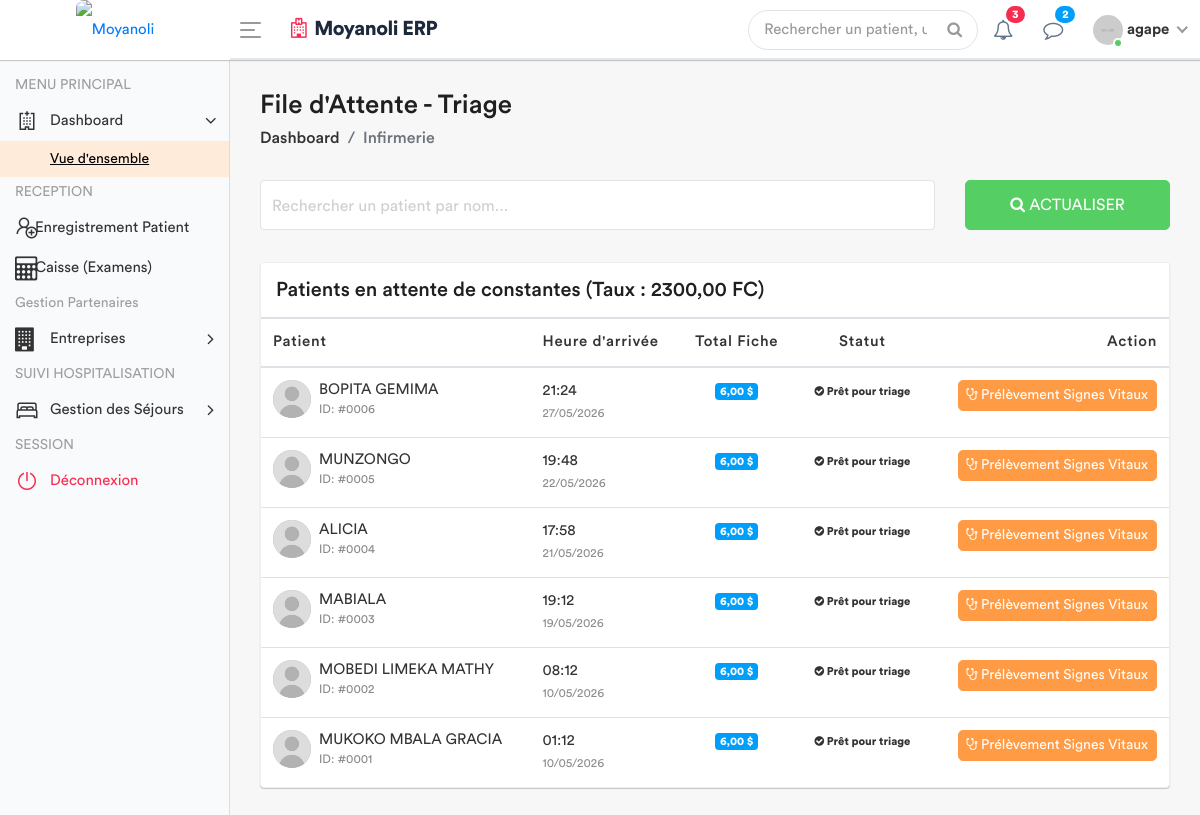
The app's page /infirmerie/attente/ (signed in) with its own data.
### apps/models.py (models this page shows, shortened)
class ConfigurationHopital(models.Model):
    taux_usd_en_cdf = models.DecimalField(max_digits=10, decimal_places=2, default=Decimal('2500.00'))
    derniere_mise_a_jour = models.DateTimeField(auto_now=True)
    class Meta:
        verbose_name = "Configuration du Taux"

class Patient(models.Model):
    code_patient = models.CharField(max_length=20, unique=True, editable=False)
    noms = models.CharField(max_length=100)
    service = models.ForeignKey('Service', on_delete=models.PROTECT, related_name='patients', null=True)
    sexe = models.CharField(max_length=1, choices=[('M', 'Masculin'), ('F', 'Féminin')])
    age = models.CharField(max_length=30)
    adresse = models.TextField()
    telephone = models.CharField(max_length=20)
    fiche_payee = models.BooleanField(default=False) # Pour le 1er passage
    created_by = models.ForeignKey(User, on_delete=models.SET_NULL, null=True, related_name='patients_crees')
    date_creation = models.DateTimeField(auto_now_add=True)
    date_modification = models.DateTimeField(auto_now=True)

### apps/views.py (the view)
# urls.py: path('infirmerie/attente/', views.liste_attente_triage, name='liste_attente_triage'),
@login_required
def liste_attente_triage(request):
    config = ConfigurationHopital.objects.first()
    taux = config.taux_usd_en_cdf if config else 2300.00
    patients_liste = Patient.objects.all().order_by('-date_creation')
    for patient in patients_liste:
        paiements = Paiement.objects.filter(patient=patient, service='FICHE')
        total_usd = 0
        for p in paiements:
            if p.devise == 'USD':
                total_usd += p.montant_verse
            else:
                total_usd += (p.montant_verse / taux)
        patient.total_fiche_usd = total_usd
        patient.a_solde_fiche = total_usd >= 6.00
    role = Fonction.objects.filter(userKey=request.user).first()
    fonctionKey = role.fonctionKey.roleName if role else None
    return render(request, 'back-end/infirmerie/liste_attente.html', {
        'patients': patients_liste,
        'taux': taux ,
        'fonctionKey' : fonctionKey
    })

### apps/templates/back-end/infirmerie/liste_attente.html (shortened to what this page needs)
<!DOCTYPE html>
{% load static %}
<html lang="fr">
    <head>
        {% include 'back-end/includes/css.html' %}
    </head>
    <body>
        <div class="main-wrapper">
            {% include 'back-end/includes/header.html' %}
            {% include 'back-end/includes/sidebar.html' %}
            <div class="page-wrapper">
                <div class="content container-fluid">
                    <div class="page-header">
                        <div class="row align-items-center">
                            <div class="col">
                                <h3 class="page-title">File d'Attente - Triage</h3>
                                <ul class="breadcrumb">
                                    <li class="breadcrumb-item"><a href="{% url 'dashboard' %}">Dashboard</a></li>
                                    <li class="breadcrumb-item active">Infirmerie</li>
                                </ul>
                            </div>
                        </div>
                    </div>
                    <div class="row filter-row">
                        <div class="col-sm-9 col-md-9">
                            <div class="form-group form-focus">
                                <input type="text" id="searchPatient" class="form-control floating" onkeyup="filterTable()">
                                <label class="focus-label">Rechercher un patient par nom...</label>
                            </div>
                        </div>
                        <div class="col-sm-3 col-md-3">
                            <button class="btn btn-success btn-block"> <i class="fa fa-search"></i> Actualiser </button>
                        </div>
                    </div>
                    <div class="card card-table mt-3">
                        <div class="card-header">
                            <h4 class="card-title mb-0">Patients en attente de constantes (Taux : {{ taux }} FC)</h4>
                        </div>
                        <div class="card-body">
                            <div class="table-responsive">
                                <table class="table table-hover table-center mb-0" id="patientTable">
                                    <thead>
                                        <tr>
                                            <th>Patient</th>
                                            <th>Heure d'arrivée</th>
                                            <th class="text-center">Total Fiche</th>
                                            <th class="text-center">Statut</th>
                                            <th class="text-right">Action</th>
                                        </tr>
                                    </thead>
                                    <tbody>
                                        {% for patient in patients %}
                                        <tr>
                                            <td>
                                                <h2 class="table-avatar">
                                                    <a href="#" class="avatar avatar-sm mr-2">
                                                        <img class="avatar-img rounded-circle" src="{% static 'back-end/assets/img/user.jpg' %}" alt="User">
                                                    </a>
                                                    <a href="#">{{ patient.noms }} <span>ID: #{{ patient.id|stringformat:"04d" }}</span></a>
                                                </h2>
                                            </td>
                                            <td>{{ patient.date_creation|date:"H:i" }} <br><small class="text-muted">{{ patient.date_creation|date:"d/m/Y" }}</small></td>
                                            <td class="text-center">
                                                <span class="badge badge-info">{{ patient.total_fiche_usd|floatformat:2 }} $</span>
                                            </td>
                                            <td class="text-center">
                                                {% if patient.a_solde_fiche %}
                                                    <span class="badge badge-success-border"><i class="fa fa-check-circle"></i> Prêt pour triage</span>
                                                {% else %}
                                                    <span class="badge badge-danger-border"><i class="fa fa-clock-o"></i> Attente Paiement</span>
                                                {% endif %}
                                            </td>
                                            <td class="text-right">
                                                {% if patient.a_solde_fiche %}
                                                    <a href="{% url 'saisir_signes' patient.id %}" class="btn btn-primary btn-sm">
                                                        <i class="fa fa-stethoscope"></i> Prélèvement Signes Vitaux
                                                    </a>
                                                {% else %}
                                                    <button class="btn btn-secondary btn-sm" disabled title="Le patient doit d'abord solder la fiche (6 USD)">
                                                        <i class="fa fa-lock"></i> Dossier bloqué
                                                    </button>
                                                {% endif %}
                                            </td>
                                        </tr>
                                        {% empty %}
                                        <tr>
                                            <td colspan="5" class="text-center py-4">
                                                <div class="text-muted">Aucun patient dans la file d'attente.</div>
                                            </td>
                                        </tr>
                                        {% endfor %}
                                    </tbody>
                                </table>
                            </div>
                        </div>
                    </div>
                </div>
            </div>
        </div>
    </body>
</html>

### apps/templates/back-end/includes/header.html (shortened to what this page needs)
{% load static %}
<div class="header" style="background: #ffffff; border-bottom: 2px solid #e2e8f0;">
    <div class="header-left" style="background: #ffffff;">
        <a href="{% url 'home' %}" class="logo">
            <img src="{% static 'front-end/assets/dr/logo.jpeg' %}" width="45" height="45" alt="Moyanoli" style="border-radius: 8px;">
        </a>
    </div>
    <a id="toggle_btn" href="javascript:void(0);" style="color: #007bff;">
        <span class="bar-icon">
            <span></span>
            <span></span>
            <span></span>
        </span>
    </a>
    <div class="page-title-box">
        <h3 style="color: #1e293b; font-weight: 700; letter-spacing: -0.5px;">
            <i class="fa fa-hospital-o text-danger mr-2"></i>Moyanoli ERP
        </h3>
    </div>
    <ul class="nav user-menu">
        <li class="nav-item">
            <div class="top-nav-search">
                <form action="#">
                    <input class="form-control" type="text" placeholder="Rechercher un patient, un dossier...">
                    <button class="btn" type="submit"><i class="fa fa-search"></i></button>
                </form>
            </div>
        </li>
        <li class="nav-item dropdown">
            <a href="#" class="dropdown-toggle nav-link" data-toggle="dropdown">
                <i class="fa fa-bell-o" style="color: #64748b;"></i> <span class="badge badge-pill bg-danger">3</span>
            </a>
        </li>
        <li class="nav-item dropdown">
            <a href="#" class="dropdown-toggle nav-link" data-toggle="dropdown">
                <i class="fa fa-comment-o" style="color: #64748b;"></i> <span class="badge badge-pill bg-info">2</span>
            </a>
        </li>
        <li class="nav-item dropdown has-arrow main-drop">
            <a href="#" class="dropdown-toggle nav-link" data-toggle="dropdown">
                <span class="user-img">
                    <img src="{% static 'back-end/assets/img/profiles/avatar-21.jpg' %}" alt="">
                    <span class="status online"></span>
                </span>
                <span style="font-weight: 600;">{{ user.username }}</span>
            </a>
        </li>
    </ul>
</div>

### records on screen
ConfigurationHopital: taux_usd_en_cdf "2300,00"
Patient: noms "BOPITA GEMIMA", id "0006", date_creation "21:24", date_creation "27/05/2026", total_fiche_usd "6,00", shows "Prêt pour triage", shows "Prélèvement Signes Vitaux"
Patient: noms "MUNZONGO", id "0005", date_creation "19:48", date_creation "22/05/2026", total_fiche_usd "6,00", shows "Prêt pour triage", shows "Prélèvement Signes Vitaux"
Patient: noms "ALICIA", id "0004", date_creation "17:58", date_creation "21/05/2026", total_fiche_usd "6,00", shows "Prêt pour triage", shows "Prélèvement Signes Vitaux"
Patient: noms "MABIALA", id "0003", date_creation "19:12", date_creation "19/05/2026", total_fiche_usd "6,00", shows "Prêt pour triage", shows "Prélèvement Signes Vitaux"
Patient: noms "MOBEDI LIMEKA MATHY", id "0002", date_creation "08:12", date_creation "10/05/2026", total_fiche_usd "6,00", shows "Prêt pour triage", shows "Prélèvement Signes Vitaux"
Patient: noms "MUKOKO MBALA GRACIA", id "0001", date_creation "01:12", date_creation "10/05/2026", total_fiche_usd "6,00", shows "Prêt pour triage", shows "Prélèvement Signes Vitaux"

### other values on screen
{{ user.username }} "agape"
